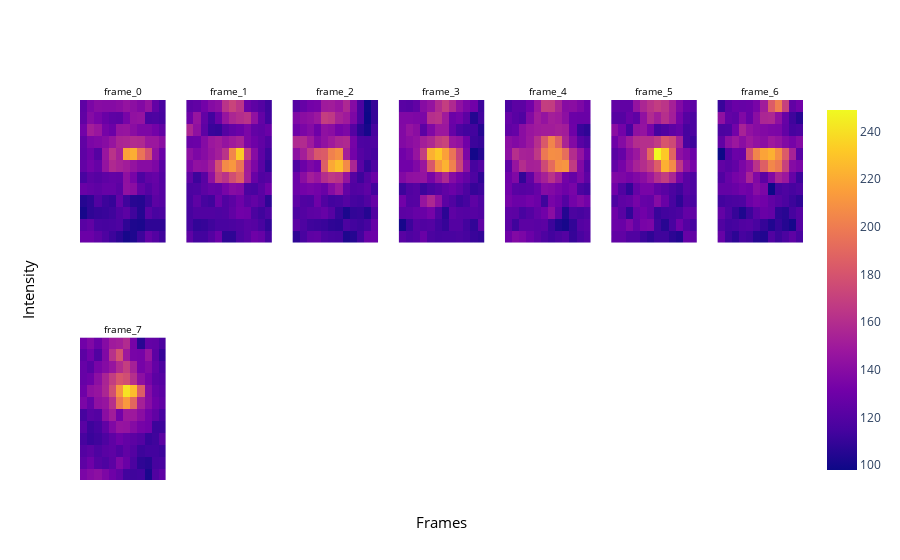

Notebook code cell kept with this figure:
### Code cell
plot_raw_movie(plot_type = 'max_z_slice', track_number = 22, raw_image = zarr_arr, main_tracking_df = track_df, channel = 2)

### Figure 1 — Plotly figure (JSON) as saved in the notebook; plotly's stock layout.template omitted (floating-point values rounded to 4 significant figures; data arrays with more than 128 entries replaced by an {"elided": "..."} marker saying what was removed)
{"data": [{"coloraxis": "coloraxis", "hovertemplate": "x: %{x}<br>y: %{y}<br>color: %{z}<extra></extra>", "name": "0", "type": "heatmap", "xaxis": "x", "yaxis": "y", "z": {"elided": "12x12 int values"}}, {"coloraxis": "coloraxis", "hovertemplate": "x: %{x}<br>y: %{y}<br>color: %{z}<extra></extra>", "name": "0", "type": "heatmap", "xaxis": "x2", "yaxis": "y2", "z": {"elided": "12x12 int values"}}, {"coloraxis": "coloraxis", "hovertemplate": "x: %{x}<br>y: %{y}<br>color: %{z}<extra></extra>", "name": "0", "type": "heatmap", "xaxis": "x3", "yaxis": "y3", "z": {"elided": "12x12 int values"}}, {"coloraxis": "coloraxis", "hovertemplate": "x: %{x}<br>y: %{y}<br>color: %{z}<extra></extra>", "name": "0", "type": "heatmap", "xaxis": "x4", "yaxis": "y4", "z": {"elided": "12x12 int values"}}, {"coloraxis": "coloraxis", "hovertemplate": "x: %{x}<br>y: %{y}<br>color: %{z}<extra></extra>", "name": "0", "type": "heatmap", "xaxis": "x5", "yaxis": "y5", "z": {"elided": "12x12 int values"}}, {"coloraxis": "coloraxis", "hovertemplate": "x: %{x}<br>y: %{y}<br>color: %{z}<extra></extra>", "name": "0", "type": "heatmap", "xaxis": "x6", "yaxis": "y6", "z": {"elided": "12x12 int values"}}, {"coloraxis": "coloraxis", "hovertemplate": "x: %{x}<br>y: %{y}<br>color: %{z}<extra></extra>", "name": "0", "type": "heatmap", "xaxis": "x7", "yaxis": "y7", "z": {"elided": "12x12 int values"}}, {"coloraxis": "coloraxis", "hovertemplate": "x: %{x}<br>y: %{y}<br>color: %{z}<extra></extra>", "name": "0", "type": "heatmap", "xaxis": "x8", "yaxis": "y8", "z": {"elided": "12x12 int values"}}], "layout": {"annotations": [{"font": {"color": "black", "size": 10}, "showarrow": false, "text": "frame_0", "x": 0.05918, "xanchor": "center", "xref": "paper", "y": 1, "yanchor": "bottom", "yref": "paper"}, {"font": {"color": "black", "size": 10}, "showarrow": false, "text": "frame_1", "x": 0.2061, "xanchor": "center", "xref": "paper", "y": 1, "yanchor": "bottom", "yref": "paper"}, {"font": {"color": "black", "size": 10}, "showarrow": false, "text": "frame_2", "x": 0.3531, "xanchor": "center", "xref": "paper", "y": 1, "yanchor": "bottom", "yref": "paper"}, {"font": {"color": "black", "size": 10}, "showarrow": false, "text": "frame_3", "x": 0.5, "xanchor": "center", "xref": "paper", "y": 1, "yanchor": "bottom", "yref": "paper"}, {"font": {"color": "black", "size": 10}, "showarrow": false, "text": "frame_4", "x": 0.6469, "xanchor": "center", "xref": "paper", "y": 1, "yanchor": "bottom", "yref": "paper"}, {"font": {"color": "black", "size": 10}, "showarrow": false, "text": "frame_5", "x": 0.7939, "xanchor": "center", "xref": "paper", "y": 1, "yanchor": "bottom", "yref": "paper"}, {"font": {"color": "black", "size": 10}, "showarrow": false, "text": "frame_6", "x": 0.9408, "xanchor": "center", "xref": "paper", "y": 1, "yanchor": "bottom", "yref": "paper"}, {"font": {"color": "black", "size": 10}, "showarrow": false, "text": "frame_7", "x": 0.05918, "xanchor": "center", "xref": "paper", "y": 0.375, "yanchor": "bottom", "yref": "paper"}, {"font": {"color": "black", "size": 15}, "showarrow": false, "text": "Frames", "x": 0.5, "xanchor": "center", "xref": "paper", "y": 0, "yanchor": "top", "yref": "paper", "yshift": -30}, {"font": {"color": "black", "size": 15}, "showarrow": false, "text": "Intensity", "textangle": -90, "x": 0, "xanchor": "right", "xref": "paper", "xshift": -40, "y": 0.5, "yanchor": "middle", "yref": "paper"}], "autosize": true, "xaxis": {"anchor": "y", "autorange": true, "domain": [0, 0.1184], "range": [-0.5, 11.5], "showticklabels": false}, "xaxis10": {"anchor": "y10", "domain": [0.2939, 0.4122]}, "xaxis11": {"anchor": "y11", "domain": [0.4408, 0.5592]}, "xaxis12": {"anchor": "y12", "domain": [0.5878, 0.7061]}, "xaxis13": {"anchor": "y13", "domain": [0.7347, 0.8531]}, "xaxis14": {"anchor": "y14", "domain": [0.8816, 1.0]}, "xaxis2": {"anchor": "y2", "autorange": true, "domain": [0.1469, 0.2653], "range": [-0.5, 11.5], "showticklabels": false}, "xaxis3": {"anchor": "y3", "autorange": true, "domain": [0.2939, 0.4122], "range": [-0.5, 11.5], "showticklabels": false}, "xaxis4": {"anchor": "y4", "autorange": true, "domain": [0.4408, 0.5592], "range": [-0.5, 11.5], "showticklabels": false}, "xaxis5": {"anchor": "y5", "autorange": true, "domain": [0.5878, 0.7061], "range": [-0.5, 11.5], "showticklabels": false}, "xaxis6": {"anchor": "y6", "autorange": true, "domain": [0.7347, 0.8531], "range": [-0.5, 11.5], "showticklabels": false}, "xaxis7": {"anchor": "y7", "autorange": true, "domain": [0.8816, 1.0], "range": [-0.5, 11.5], "showticklabels": false}, "xaxis8": {"anchor": "y8", "autorange": true, "domain": [0, 0.1184], "range": [-0.5, 11.5], "showticklabels": false}, "xaxis9": {"anchor": "y9", "domain": [0.1469, 0.2653]}, "yaxis": {"anchor": "x", "autorange": true, "domain": [0.625, 1], "range": [-0.5, 11.5], "showticklabels": false}, "yaxis10": {"anchor": "x10", "domain": [0, 0.375]}, "yaxis11": {"anchor": "x11", "domain": [0, 0.375]}, "yaxis12": {"anchor": "x12", "domain": [0, 0.375]}, "yaxis13": {"anchor": "x13", "domain": [0, 0.375]}, "yaxis14": {"anchor": "x14", "domain": [0, 0.375]}, "yaxis2": {"anchor": "x2", "autorange": true, "domain": [0.625, 1], "range": [-0.5, 11.5], "showticklabels": false}, "yaxis3": {"anchor": "x3", "autorange": true, "domain": [0.625, 1], "range": [-0.5, 11.5], "showticklabels": false}, "yaxis4": {"anchor": "x4", "autorange": true, "domain": [0.625, 1], "range": [-0.5, 11.5], "showticklabels": false}, "yaxis5": {"anchor": "x5", "autorange": true, "domain": [0.625, 1], "range": [-0.5, 11.5], "showticklabels": false}, "yaxis6": {"anchor": "x6", "autorange": true, "domain": [0.625, 1], "range": [-0.5, 11.5], "showticklabels": false}, "yaxis7": {"anchor": "x7", "autorange": true, "domain": [0.625, 1], "range": [-0.5, 11.5], "showticklabels": false}, "yaxis8": {"anchor": "x8", "autorange": true, "domain": [0, 0.375], "range": [-0.5, 11.5], "showticklabels": false}, "yaxis9": {"anchor": "x9", "domain": [0, 0.375]}}}
